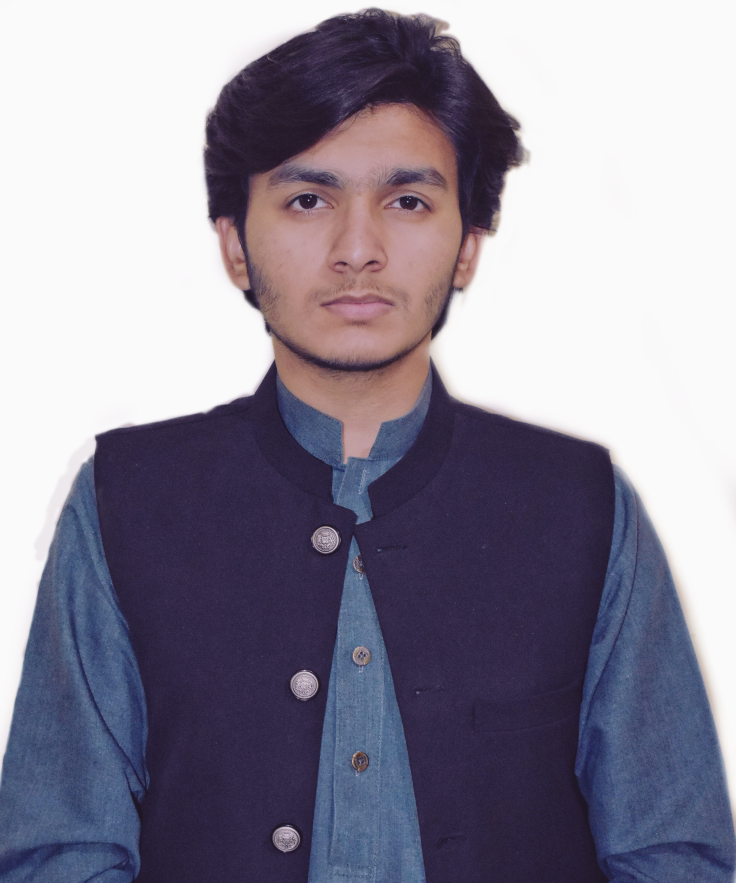
#> input picture profile.jpeg, 3678 x 4412 px (shown at 1/5 size)
$ jupyter execute --allow-errors 'Image_Processing (1).ipynb'   (shell and % lines are left out)   (older library calls are emulated)
#> lines starting #> are read from the running program, lines starting #| are printed output that depends on the picture
[cell 1]
import pandas as pd
import numpy as np
import matplotlib.pyplot as plt
from skimage.io import imread, imshow

[cell 2]
image = imread('profile.jpeg')
#> image is the input picture: shape (4412, 3678, 3); mean R, G, B 140.7, 136.2, 151.8
imshow(image)

[cell 3]
image1 = imread('profile.jpeg', as_gray=True)
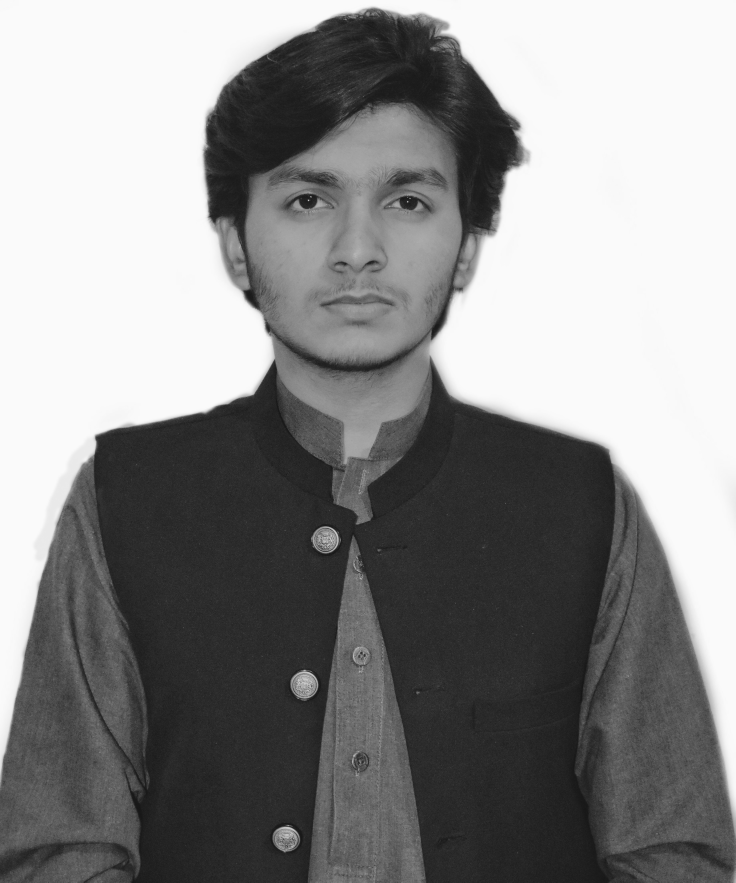
#> image1: shape (4412, 3678) float64 (shown at 1/5 size); min 0.0476, max 0.986, mean 0.542
imshow(image1)

[cell 4]
#Shape of images
print(image.shape)
#| (4412, 3678, 3)
print(image1.shape)
#| (4412, 3678)
k = image1.shape
#> k = (4412, 3678)

[cell 5]
print(image.size)
#| 48682008
print(image1.size)
#| 16227336

**Feature extraction**

1. Pixel Features

[cell 6]
pixel_feat1 = np.reshape(image1, (k[0] * k[1]))
pixel_feat1

[cell 7]
pixel_feat2 = np.reshape(image, (4412 * 3678 * 3))
pixel_feat2

2. Edge Features

[cell 8]
# from skimage import filters
# from skimage import feature
# from skimage.filters import prewitt_h,prewitt_v
from skimage import filters,feature
from skimage.filters import prewitt_h,prewitt_v
# prewitt kernel
pre_hor = prewitt_h(image1)
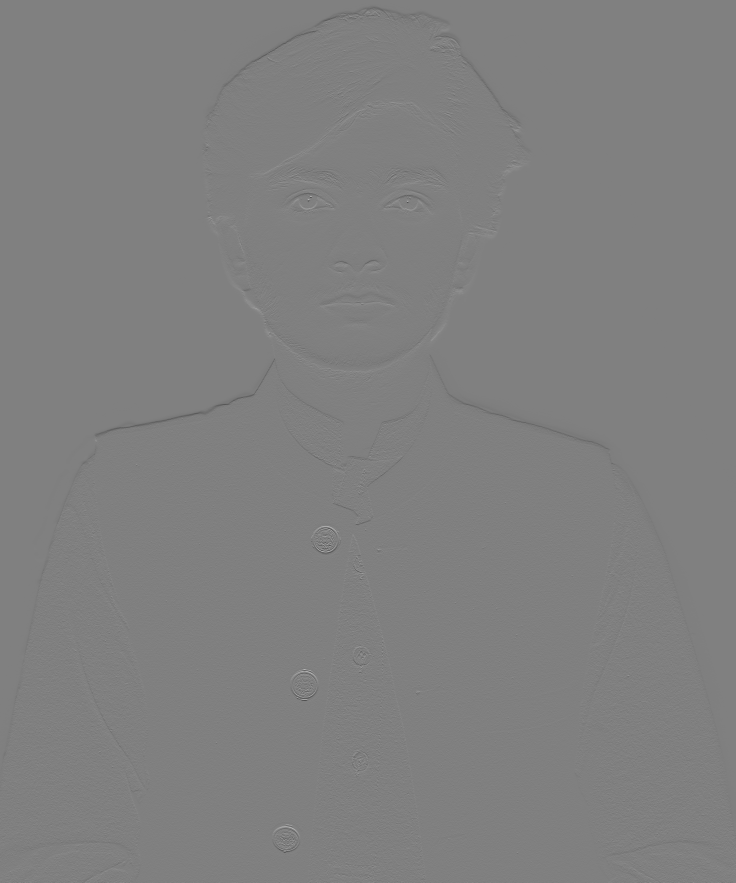
#> pre_hor: shape (4412, 3678) float64 (shown at 1/5 size); min -0.596, max 0.589, mean -0.000335; drawn with min black and max white
pre_ver = prewitt_v(image1)
# Sobel Kernel
ed_sobel = filters.sobel(image1)
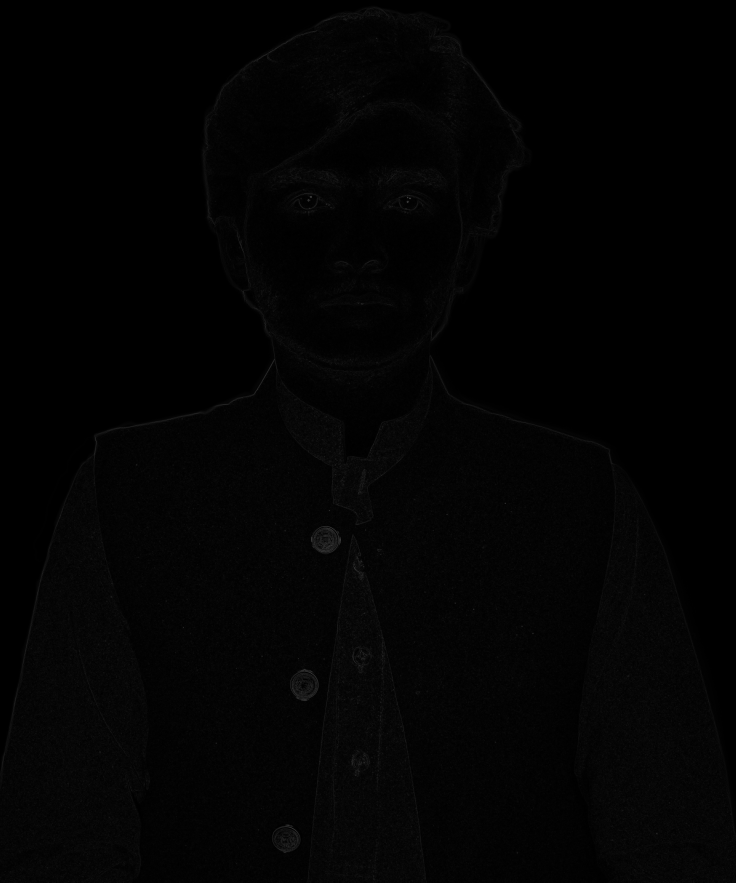
#> ed_sobel: shape (4412, 3678) float64 (shown at 1/5 size); min 0, max 0.466, mean 0.0126

#canny algorithm
can = feature.canny(image1)
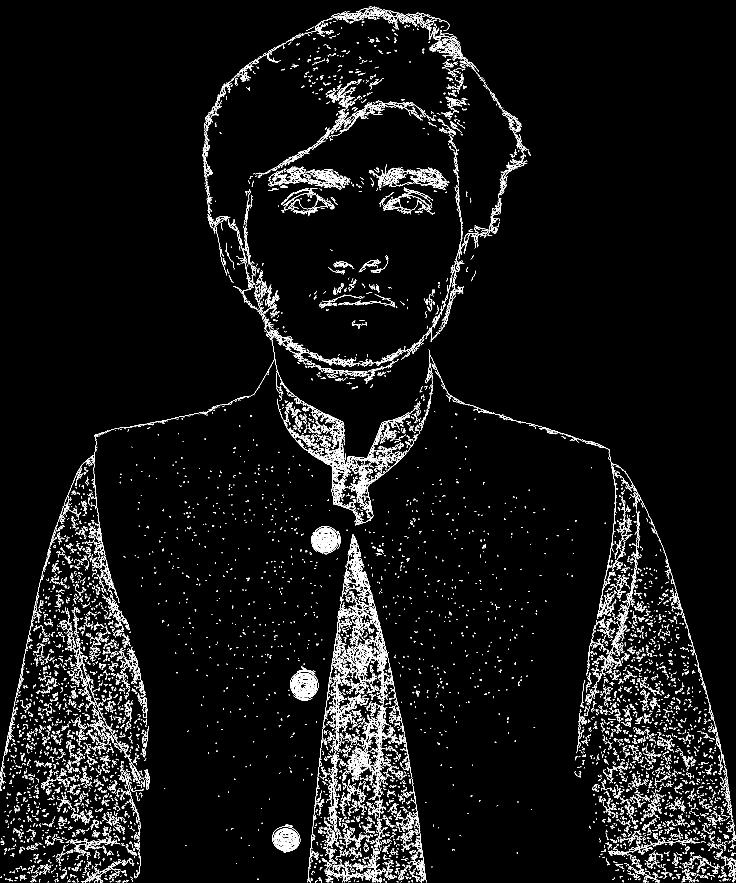
#> can: shape (4412, 3678) bool (shown at 1/5 size); 2.3% white in thin lines or dots

imshow(pre_ver, cmap='gray');

[cell 9]
imshow(pre_hor, cmap='gray');

[cell 10]
imshow(ed_sobel, cmap='gray');

[cell 11]
# imshow(can, cmap='gray')

[cell 12]
from skimage import color
grayscale = color.rgb2gray(image)

imshow(grayscale)
plt.show()

[cell 13]
# Flip the image in up direction
verticalflip = np.flipud(image)
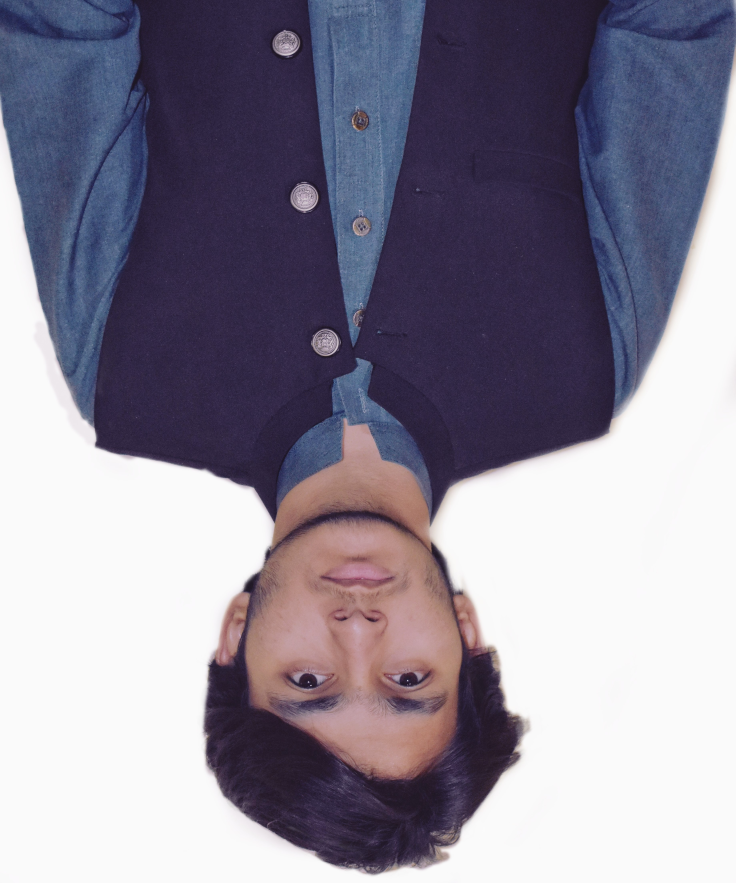
#> verticalflip: shape (4412, 3678, 3) (shown at 1/5 size); mean R, G, B 140.7, 136.2, 151.8

imshow(verticalflip)
# plt.show()

[cell 14]
from skimage.transform import resize
resized_img = resize(image, (256,128))
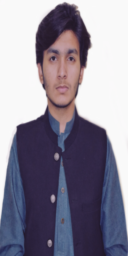
#> resized_img: shape (256, 128, 3) float64; mean R, G, B 0.552, 0.534, 0.595
imshow(resized_img) ;
print(resized_img.shape)
#| (256, 128, 3)

[cell 15]
# resized_img=image1

[cell 16]
from skimage.feature import hog
from skimage import exposure
#creating hog features
fd, hog_image = hog(resized_img, orientations=9, pixels_per_cell=(8, 8),
                    cells_per_block=(2, 2), visualize=True, multichannel=True)
#> fd = 16740 values, max 1 at index 6065, min 0 at index 5, mean 0.0889

[cell 17]
fig, (ax1, ax2) = plt.subplots(1, 2, figsize=(16, 8), sharex=True, sharey=True)

ax1.imshow(resized_img, cmap=plt.cm.gray)
ax1.set_title('Input image')

# Rescale histogram for better display
hog_image_rescaled = exposure.rescale_intensity(hog_image, in_range=(0,10))
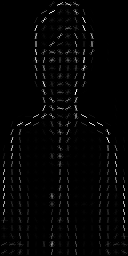
#> hog_image_rescaled: shape (256, 128) float64; min 0, max 0.0254, mean 0.00052; drawn with min black and max white

ax2.imshow(hog_image_rescaled, cmap=plt.cm.gray)
ax2.set_title('Histogram of Oriented Gradients')

plt.show()

[cell 18]
#feature vector
fd
#> Out has the same summary as fd
